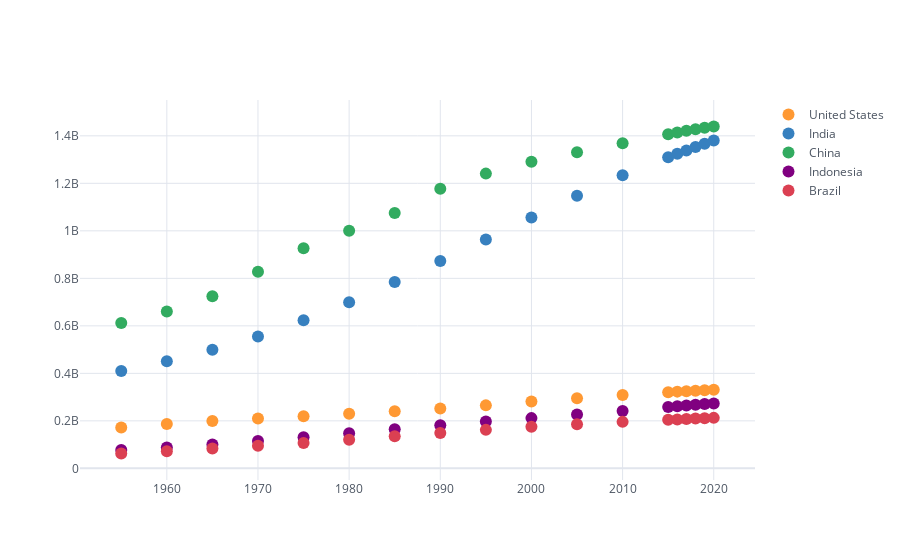

Notebook code for this chart:
### Markdown cell above
# ScatterPlot

### Code cell
df_population.iplot(kind='scatter', mode='markers')

### Figure 1 — Plotly figure (JSON) as saved in the notebook; plotly's stock layout.template omitted (floating-point values rounded to 4 significant figures)
{"data": [{"line": {"color": "rgba(255, 153, 51, 1.0)", "dash": "solid", "shape": "linear", "width": 1.3}, "marker": {"size": 12, "symbol": "circle"}, "mode": "markers", "name": "United States", "text": "", "type": "scatter", "x": [1955, 1960, 1965, 1970, 1975, 1980, 1985, 1990, 1995, 2000, 2005, 2010, 2015, 2016, 2017, 2018, 2019, 2020], "y": [171685336, 186720571, 199733676, 209513341, 219081251, 229476354, 240499825, 252120309, 265163745, 281710909, 294993511, 309011475, 320878310, 323015995, 325084756, 327096265, 329064917, 331002651]}, {"line": {"color": "rgba(55, 128, 191, 1.0)", "dash": "solid", "shape": "linear", "width": 1.3}, "marker": {"size": 12, "symbol": "circle"}, "mode": "markers", "name": "India", "text": "", "type": "scatter", "x": [1955, 1960, 1965, 1970, 1975, 1980, 1985, 1990, 1995, 2000, 2005, 2010, 2015, 2016, 2017, 2018, 2019, 2020], "y": [409880595, 450547679, 499123324, 555189792, 623102897, 698952844, 784360008, 873277798, 963922588, 1056575549, 1147609927, 1234281170, 1310152403, 1324517249, 1338676785, 1352642280, 1366417754, 1380004385]}, {"line": {"color": "rgba(50, 171, 96, 1.0)", "dash": "solid", "shape": "linear", "width": 1.3}, "marker": {"size": 12, "symbol": "circle"}, "mode": "markers", "name": "China", "text": "", "type": "scatter", "x": [1955, 1960, 1965, 1970, 1975, 1980, 1985, 1990, 1995, 2000, 2005, 2010, 2015, 2016, 2017, 2018, 2019, 2020], "y": [612241554, 660408056, 724218968, 827601394, 926240885, 1000089235, 1075589361, 1176883674, 1240920535, 1290550765, 1330776380, 1368810615, 1406847870, 1414049351, 1421021791, 1427647786, 1433783686, 1439323776]}, {"line": {"color": "rgba(128, 0, 128, 1.0)", "dash": "solid", "shape": "linear", "width": 1.3}, "marker": {"size": 12, "symbol": "circle"}, "mode": "markers", "name": "Indonesia", "text": "", "type": "scatter", "x": [1955, 1960, 1965, 1970, 1975, 1980, 1985, 1990, 1995, 2000, 2005, 2010, 2015, 2016, 2017, 2018, 2019, 2020], "y": [77273425, 87751068, 100267062, 114793178, 130680727, 147447836, 164982451, 181413402, 196934260, 211513823, 226289470, 241834215, 258383256, 261556381, 264650963, 267670543, 270625568, 273523615]}, {"line": {"color": "rgba(219, 64, 82, 1.0)", "dash": "solid", "shape": "linear", "width": 1.3}, "marker": {"size": 12, "symbol": "circle"}, "mode": "markers", "name": "Brazil", "text": "", "type": "scatter", "x": [1955, 1960, 1965, 1970, 1975, 1980, 1985, 1990, 1995, 2000, 2005, 2010, 2015, 2016, 2017, 2018, 2019, 2020], "y": [62533919, 72179226, 83373530, 95113265, 107216205, 120694009, 135274080, 149003223, 162019896, 174790340, 186127103, 195713635, 204471769, 206163053, 207833823, 209469323, 211049527, 212559417]}], "layout": {"legend": {"bgcolor": "#FFFFFF", "font": {"color": "#4D5663"}}, "paper_bgcolor": "#FFFFFF", "plot_bgcolor": "#FFFFFF", "title": {"font": {"color": "#4D5663"}}, "xaxis": {"gridcolor": "#E1E5ED", "showgrid": true, "tickfont": {"color": "#4D5663"}, "title": {"font": {"color": "#4D5663"}, "text": ""}, "zerolinecolor": "#E1E5ED"}, "yaxis": {"gridcolor": "#E1E5ED", "showgrid": true, "tickfont": {"color": "#4D5663"}, "title": {"font": {"color": "#4D5663"}, "text": ""}, "zerolinecolor": "#E1E5ED"}}}
